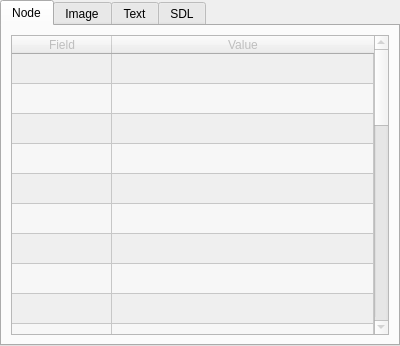
<?xml version="1.0" encoding="UTF-8"?>
<ui version="4.0">
 <class>qtNodeEdit</class>
 <widget class="QWidget" name="qtNodeEdit">
  <property name="geometry">
   <rect>
    <x>0</x>
    <y>0</y>
    <width>400</width>
    <height>346</height>
   </rect>
  </property>
  <property name="windowTitle">
   <string>Form</string>
  </property>
  <layout class="QVBoxLayout" name="verticalLayout">
   <property name="margin">
    <number>0</number>
   </property>
   <item>
    <widget class="QTabWidget" name="nodeDataArea">
     <property name="currentIndex">
      <number>0</number>
     </property>
     <widget class="QWidget" name="rawTab">
      <attribute name="title">
       <string>Node</string>
      </attribute>
      <layout class="QVBoxLayout" name="verticalLayout_3">
       <item>
        <widget class="QTableWidget" name="nodeData">
         <property name="enabled">
          <bool>false</bool>
         </property>
         <property name="alternatingRowColors">
          <bool>true</bool>
         </property>
         <property name="selectionBehavior">
          <enum>QAbstractItemView::SelectRows</enum>
         </property>
         <property name="rowCount">
          <number>32</number>
         </property>
         <property name="columnCount">
          <number>2</number>
         </property>
         <attribute name="horizontalHeaderStretchLastSection">
          <bool>true</bool>
         </attribute>
         <attribute name="verticalHeaderVisible">
          <bool>false</bool>
         </attribute>
         <row/>
         <row/>
         <row/>
         <row/>
         <row/>
         <row/>
         <row/>
         <row/>
         <row/>
         <row/>
         <row/>
         <row/>
         <row/>
         <row/>
         <row/>
         <row/>
         <row/>
         <row/>
         <row/>
         <row/>
         <row/>
         <row/>
         <row/>
         <row/>
         <row/>
         <row/>
         <row/>
         <row/>
         <row/>
         <row/>
         <row/>
         <row/>
         <column>
          <property name="text">
           <string>Field</string>
          </property>
         </column>
         <column>
          <property name="text">
           <string>Value</string>
          </property>
         </column>
        </widget>
       </item>
      </layout>
     </widget>
     <widget class="QWidget" name="imageTab">
      <attribute name="title">
       <string>Image</string>
      </attribute>
      <layout class="QVBoxLayout" name="verticalLayout_6">
       <item>
        <layout class="QHBoxLayout" name="horizontalLayout_4">
         <item>
          <widget class="QLabel" name="label_2">
           <property name="text">
            <string>Title:</string>
           </property>
          </widget>
         </item>
         <item>
          <widget class="QLineEdit" name="imageNodeTitle"/>
         </item>
        </layout>
       </item>
       <item>
        <widget class="QLabel" name="imageLabel">
         <property name="sizePolicy">
          <sizepolicy hsizetype="Preferred" vsizetype="Preferred">
           <horstretch>0</horstretch>
           <verstretch>0</verstretch>
          </sizepolicy>
         </property>
         <property name="text">
          <string/>
         </property>
         <property name="scaledContents">
          <bool>true</bool>
         </property>
        </widget>
       </item>
       <item>
        <spacer name="verticalSpacer">
         <property name="orientation">
          <enum>Qt::Vertical</enum>
         </property>
         <property name="sizeHint" stdset="0">
          <size>
           <width>20</width>
           <height>40</height>
          </size>
         </property>
        </spacer>
       </item>
       <item>
        <layout class="QHBoxLayout" name="horizontalLayout_3">
         <item>
          <widget class="QPushButton" name="saveImageButton">
           <property name="text">
            <string>Save Image</string>
           </property>
          </widget>
         </item>
         <item>
          <widget class="QPushButton" name="loadImageButton">
           <property name="text">
            <string>Load Image</string>
           </property>
          </widget>
         </item>
        </layout>
       </item>
      </layout>
     </widget>
     <widget class="QWidget" name="textTab">
      <attribute name="title">
       <string>Text</string>
      </attribute>
      <layout class="QVBoxLayout" name="verticalLayout_4">
       <item>
        <layout class="QHBoxLayout" name="horizontalLayout_5">
         <item>
          <widget class="QLabel" name="label_3">
           <property name="text">
            <string>Title:</string>
           </property>
          </widget>
         </item>
         <item>
          <widget class="QLineEdit" name="textNodeTitle"/>
         </item>
        </layout>
       </item>
       <item>
        <widget class="QPlainTextEdit" name="textNodeEdit"/>
       </item>
      </layout>
     </widget>
     <widget class="QWidget" name="SDLTab">
      <attribute name="title">
       <string>SDL</string>
      </attribute>
      <layout class="QVBoxLayout" name="verticalLayout_2">
       <item>
        <widget class="QTableWidget" name="nodeSDLData">
         <property name="enabled">
          <bool>true</bool>
         </property>
         <property name="alternatingRowColors">
          <bool>true</bool>
         </property>
         <property name="selectionBehavior">
          <enum>QAbstractItemView::SelectRows</enum>
         </property>
         <property name="rowCount">
          <number>32</number>
         </property>
         <property name="columnCount">
          <number>2</number>
         </property>
         <attribute name="horizontalHeaderStretchLastSection">
          <bool>true</bool>
         </attribute>
         <attribute name="verticalHeaderVisible">
          <bool>false</bool>
         </attribute>
         <row/>
         <row/>
         <row/>
         <row/>
         <row/>
         <row/>
         <row/>
         <row/>
         <row/>
         <row/>
         <row/>
         <row/>
         <row/>
         <row/>
         <row/>
         <row/>
         <row/>
         <row/>
         <row/>
         <row/>
         <row/>
         <row/>
         <row/>
         <row/>
         <row/>
         <row/>
         <row/>
         <row/>
         <row/>
         <row/>
         <row/>
         <row/>
         <column>
          <property name="text">
           <string>Field</string>
          </property>
         </column>
         <column>
          <property name="text">
           <string>Value</string>
          </property>
         </column>
        </widget>
       </item>
      </layout>
     </widget>
    </widget>
   </item>
  </layout>
 </widget>
 <resources/>
 <connections/>
</ui>
